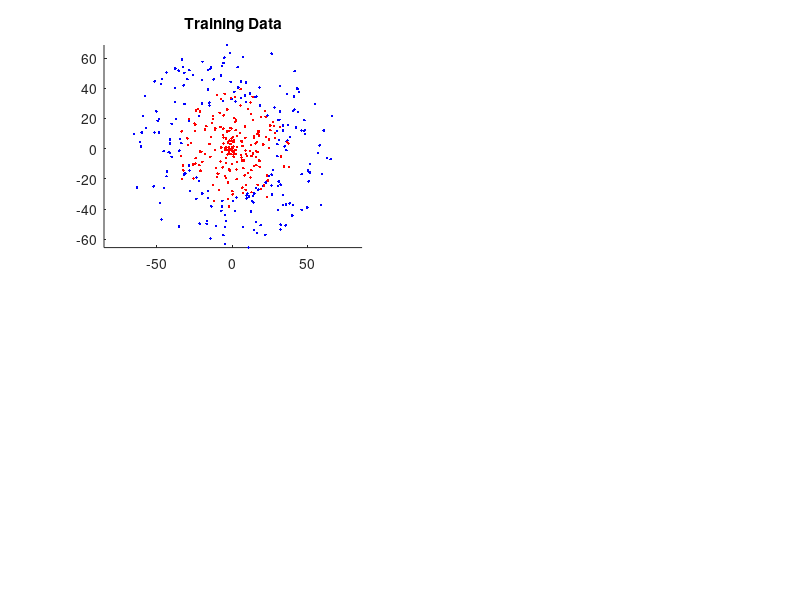

MATLAB code for this plot: (Note: this script raises an error after producing the figure.)
% Example for adaboost.m
%
% Type "edit adaboost.m" to see the code


%% Generate Data
% Make training data of two classes "red" and "blue"
 % with 2 features for each sample (the position  x and y).
  angle=rand(200,1)*2*pi; l=rand(200,1)*40+30; 
  blue=[sin(angle).*l cos(angle).*l];
  angle=rand(200,1)*2*pi; l=rand(200,1)*40;    
  red=[sin(angle).*l cos(angle).*l];

 % All the training data
  datafeatures=[blue;red];
  dataclass(1:200)=-1; 
  dataclass(201:400)=1;

 % Show the data
  figure, subplot(2,2,1), hold on; axis equal;
  plot(blue(:,1),blue(:,2),'b.'); plot(red(:,1),red(:,2),'r.');
  title('Training Data');
  
 % Use Adaboost to make a classifier
 model = train_adaboost(datafeatures,dataclass',50);

 % Training results
 % Show results
  blue=datafeatures(classestimate==-1,:); red=datafeatures(classestimate==1,:);
  I=zeros(161,161);
  for i=1:length(model)
      if(model(i).feature==1)
          if(model(i).direction==1), rec=[-80 -80 80+model(i).threshold 160];
          else rec=[model(i).threshold -80 80-model(i).threshold 160 ];
          end
      else
          if(model(i).feature==1), rec=[-80 -80 160 80+model(i).threshold];
          else rec=[-80 model(i).threshold 160 80-model(i).threshold];
          end
      end
      rec=round(rec);
      y=rec(1)+81:rec(1)+81+rec(3); x=rec(2)+81:rec(2)+81+rec(4);
      I=I-model(i).alpha; I(x,y)=I(x,y)+2*model(i).alpha;    
  end
 subplot(2,2,2), imshow(I,[]); colorbar; axis xy;
 colormap('jet'), hold on
 plot(blue(:,1)+81,blue(:,2)+81,'bo');
 plot(red(:,1)+81,red(:,2)+81,'ro');
 title('Training Data classified with adaboost model');

 % Show the error verus number of weak classifiers
 error=zeros(1,length(model)); for i=1:length(model), error(i)=model(i).error; end 
 subplot(2,2,3), plot(error); title('Classification error versus number of weak classifiers');

 % Make some test data
  angle=rand(200,1)*2*pi; l=rand(200,1)*70; testdata=[sin(angle).*l cos(angle).*l];

 % Classify the testdata with the trained model
  testclass = test_adaboost(testdata, model);

 % Show result
  blue=testdata(testclass==-1,:); 
  red=testdata(testclass==1,:);

 % Show the data
  subplot(2,2,4), hold on
  plot(blue(:,1),blue(:,2),'b*');
  plot(red(:,1),red(:,2),'r*');
  axis equal;
  title('Test Data classified with adaboost model');
